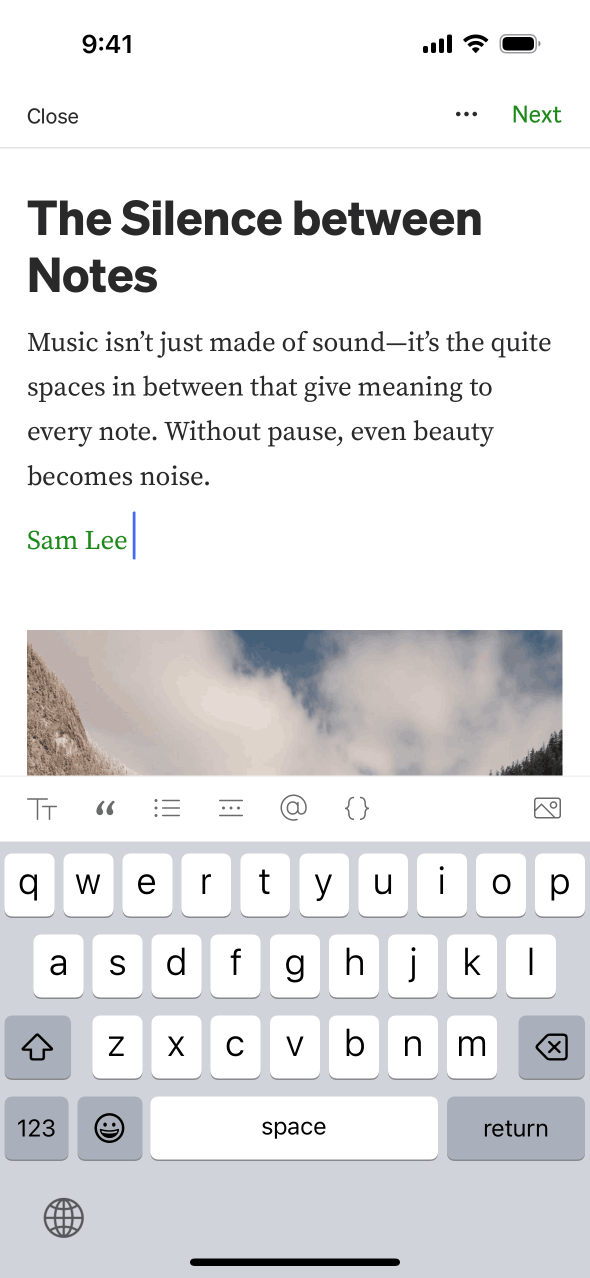
#> input picture medium/screens/sc_15dd105a441c426ca638b4db6cb30997.png, 1179 x 2556 px, given in place of 02_sc_1bd141b757934a88b4a003855e1794cc.png, which was not available (shown at 1/2 size)
$ python compare.py
#> lines starting #> are read from the running program, lines starting #| are printed output that depends on the picture
from pathlib import Path
from PIL import Image
root=Path(__file__).resolve().parents[3];out=Path(__file__).parent
pairs=[('profile','Profile','02_sc_1bd141b757934a88b4a003855e1794cc'),('about-empty','Profile','05_sc_d55f02281f894078a734269d60de79c4'),('edit-empty','Profile/Editing profile information','02_sc_a829121c47a444cd8a8fd0d9889edaed'),('edit-filled','Profile/Editing profile information','06_sc_befb6fde38cc48f3827ea389caed11de'),('settings','Profile/Settings','02_sc_ddd51660cb8346a1b200ed970a2d5c45'),('settings-bottom','Profile/Settings','03_sc_c653047933aa40b2be7a8f281643d41d'),('settings-logout','Profile/Settings/Logging out','02_sc_2d1afd7a02a347868564f9757753d077')]
html='<!doctype html><meta charset="utf-8"><title>Goal20 comparison</title><style>body{font:16px sans-serif;background:#eee}section{display:flex;gap:20px}img{width:393px}figure{margin:0}p{max-width:900px}</style><h1>Goal20: original / implementation</h1><p>Original1179×2556 normalized393×852; top59/bottom34 removed. Actual web393×759. Source font/assets unknown. 48pt targets, mock controls, keyboard/focus, scroll position and editable account contents differ. No100%claim.</p>'
for name,flow,id in pairs:
 source=root/'medium/flows'/flow/'screens'/f'{id}.png';ref=Image.open(source).resize((393,852)).crop((0,59,393,818));ref.save(out/f'{name}-reference.png');combo=Image.new('RGB',(806,759),'#ddd');combo.paste(ref,(0,0));combo.paste(Image.open(out/f'{name}.png'),(413,0));combo.save(out/f'{name}-comparison.png');html+=f'<h2>{name}</h2><p>{flow} / {id}</p><section><figure><figcaption>Reference</figcaption><img src="{name}-reference.png"></figure><figure><figcaption>Implementation</figcaption><img src="{name}.png"></figure></section>'
#> after `ref = Image.open(source).resize((393, 852)).crop((0, 59, 393, 818))`:
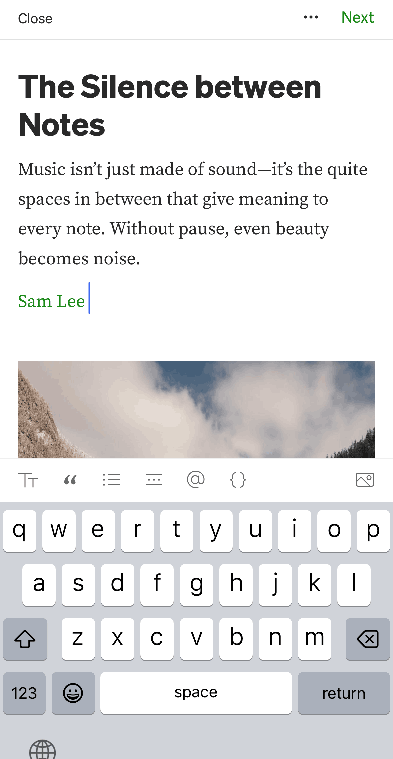
#> ref: PIL image 393x759 P; mean R, G, B 227.4, 227.4, 228.4
#> after `combo = Image.new('RGB', (806, 759), '#ddd')`: combo: PIL image 806x759 RGB; every value is 221
#> after `combo.paste(ref, (0, 0))`:
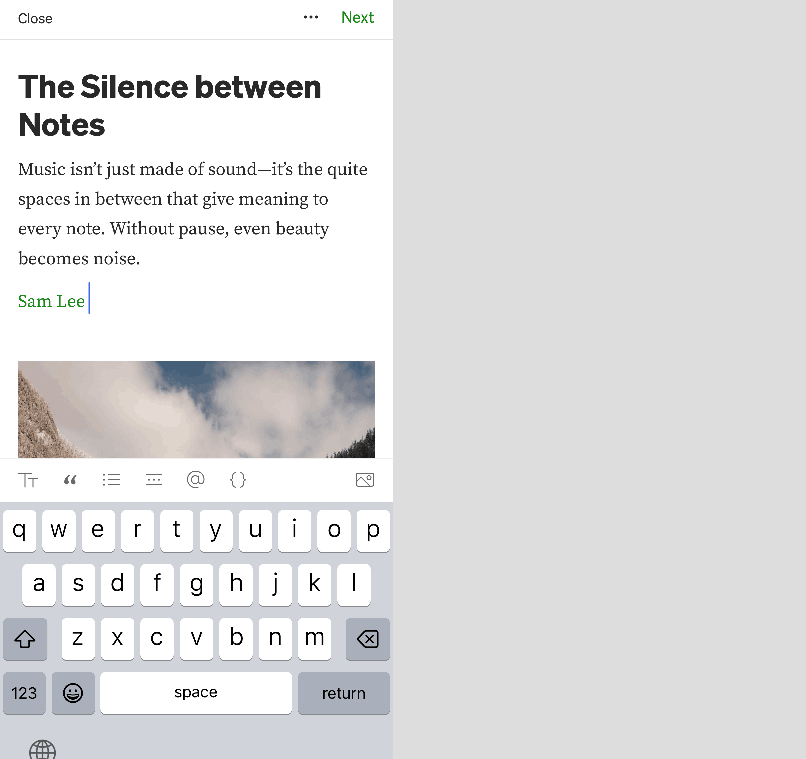
#> combo: PIL image 806x759 RGB; mean R, G, B 224.1, 224.1, 224.6
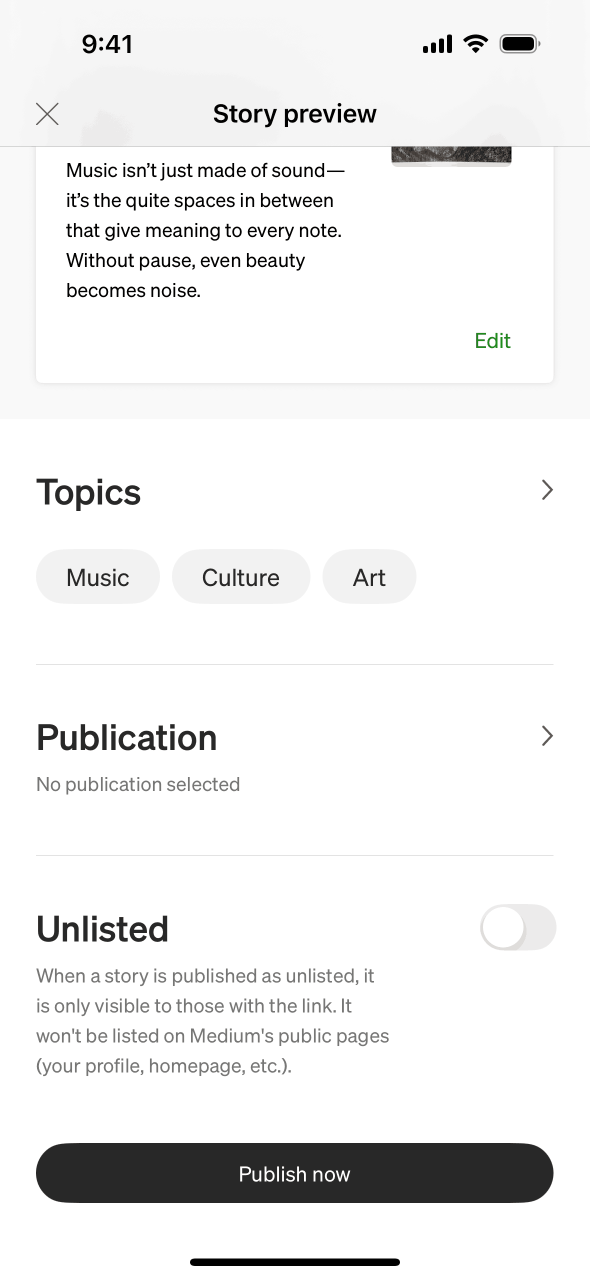
#> input picture medium/screens/sc_39fb71a1ee0d43f09bab33c7ef775259.png, 1179 x 2556 px, given in place of profile.png, which was not available (shown at 1/2 size)
#> after `combo.paste(Image.open(out / f'{name}.png'), (413, 0))`:
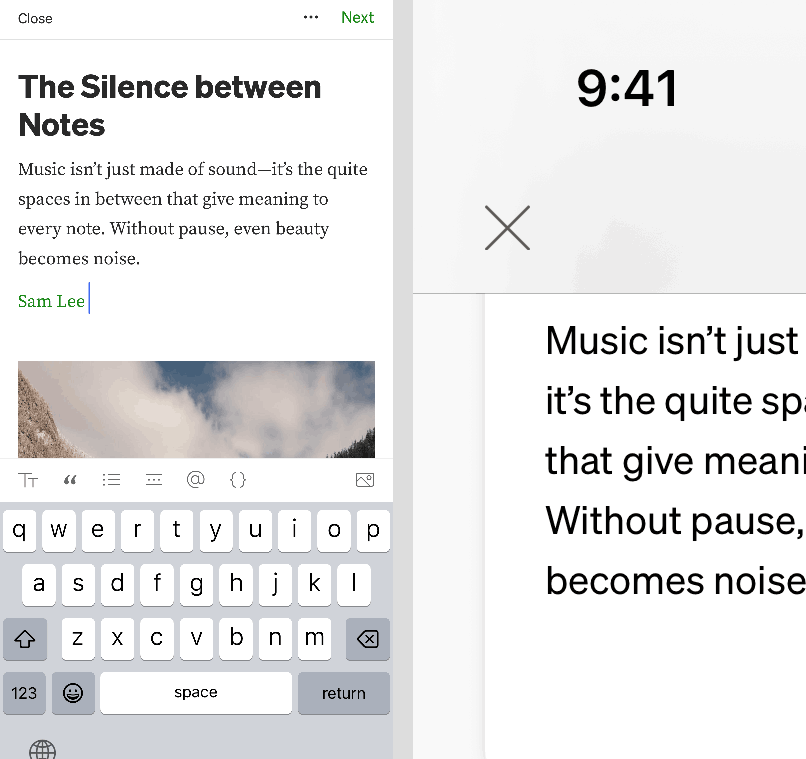
#> combo: PIL image 806x759 RGB; mean R, G, B 233.2, 233.1, 233.6
#> (the run stopped early here; a loop or call above may not have finished)
